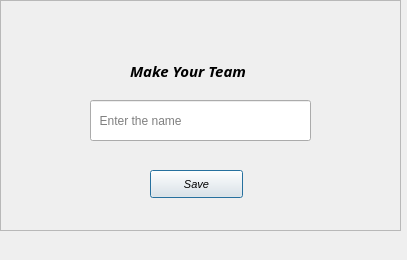
<?xml version="1.0" encoding="UTF-8"?>
<ui version="4.0">
 <class>Dialog</class>
 <widget class="QDialog" name="Dialog">
  <property name="geometry">
   <rect>
    <x>0</x>
    <y>0</y>
    <width>407</width>
    <height>260</height>
   </rect>
  </property>
  <property name="windowTitle">
   <string>new_team</string>
  </property>
  <widget class="QFrame" name="frame">
   <property name="geometry">
    <rect>
     <x>0</x>
     <y>0</y>
     <width>401</width>
     <height>231</height>
    </rect>
   </property>
   <property name="autoFillBackground">
    <bool>false</bool>
   </property>
   <property name="frameShape">
    <enum>QFrame::StyledPanel</enum>
   </property>
   <property name="frameShadow">
    <enum>QFrame::Raised</enum>
   </property>
   <widget class="QLabel" name="label">
    <property name="geometry">
     <rect>
      <x>130</x>
      <y>60</y>
      <width>141</width>
      <height>22</height>
     </rect>
    </property>
    <property name="font">
     <font>
      <family>Segoe UI Semibold</family>
      <pointsize>11</pointsize>
      <weight>75</weight>
      <italic>true</italic>
      <bold>true</bold>
     </font>
    </property>
    <property name="text">
     <string>Make Your Team</string>
    </property>
   </widget>
   <widget class="QLineEdit" name="team_name">
    <property name="geometry">
     <rect>
      <x>90</x>
      <y>100</y>
      <width>221</width>
      <height>41</height>
     </rect>
    </property>
    <property name="placeholderText">
     <string>  Enter the name</string>
    </property>
   </widget>
   <widget class="QPushButton" name="savename">
    <property name="geometry">
     <rect>
      <x>150</x>
      <y>170</y>
      <width>93</width>
      <height>28</height>
     </rect>
    </property>
    <property name="font">
     <font>
      <family>MS Sans Serif</family>
      <pointsize>8</pointsize>
      <weight>50</weight>
      <italic>true</italic>
      <bold>false</bold>
     </font>
    </property>
    <property name="styleSheet">
     <string notr="true">font: italic 8pt &quot;MS Sans Serif&quot;;</string>
    </property>
    <property name="text">
     <string>Save</string>
    </property>
   </widget>
  </widget>
 </widget>
 <resources/>
 <connections/>
</ui>
